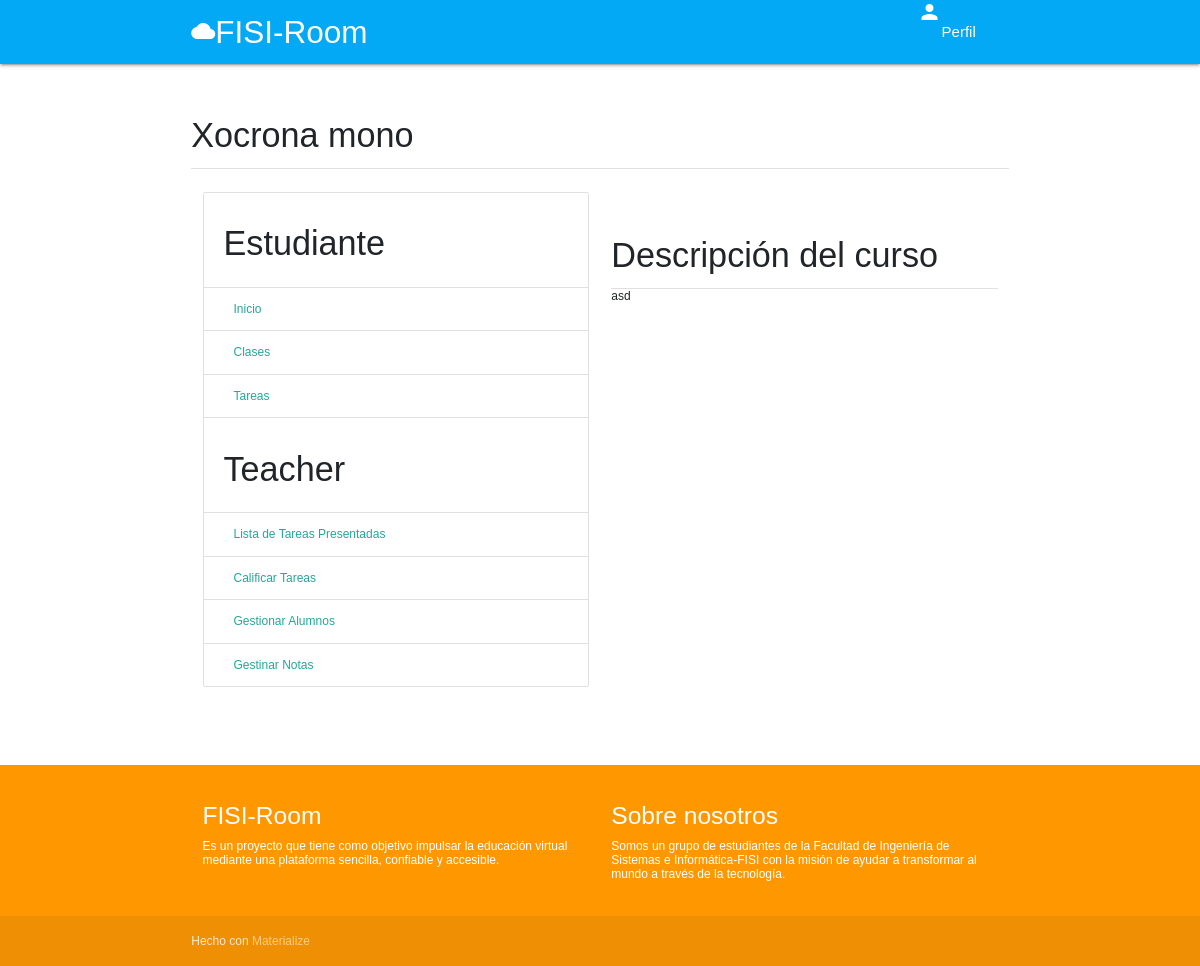
Page /course/dd9c6159526b46cd8478ceb63855804b/ (signed in) on the earlier database version.
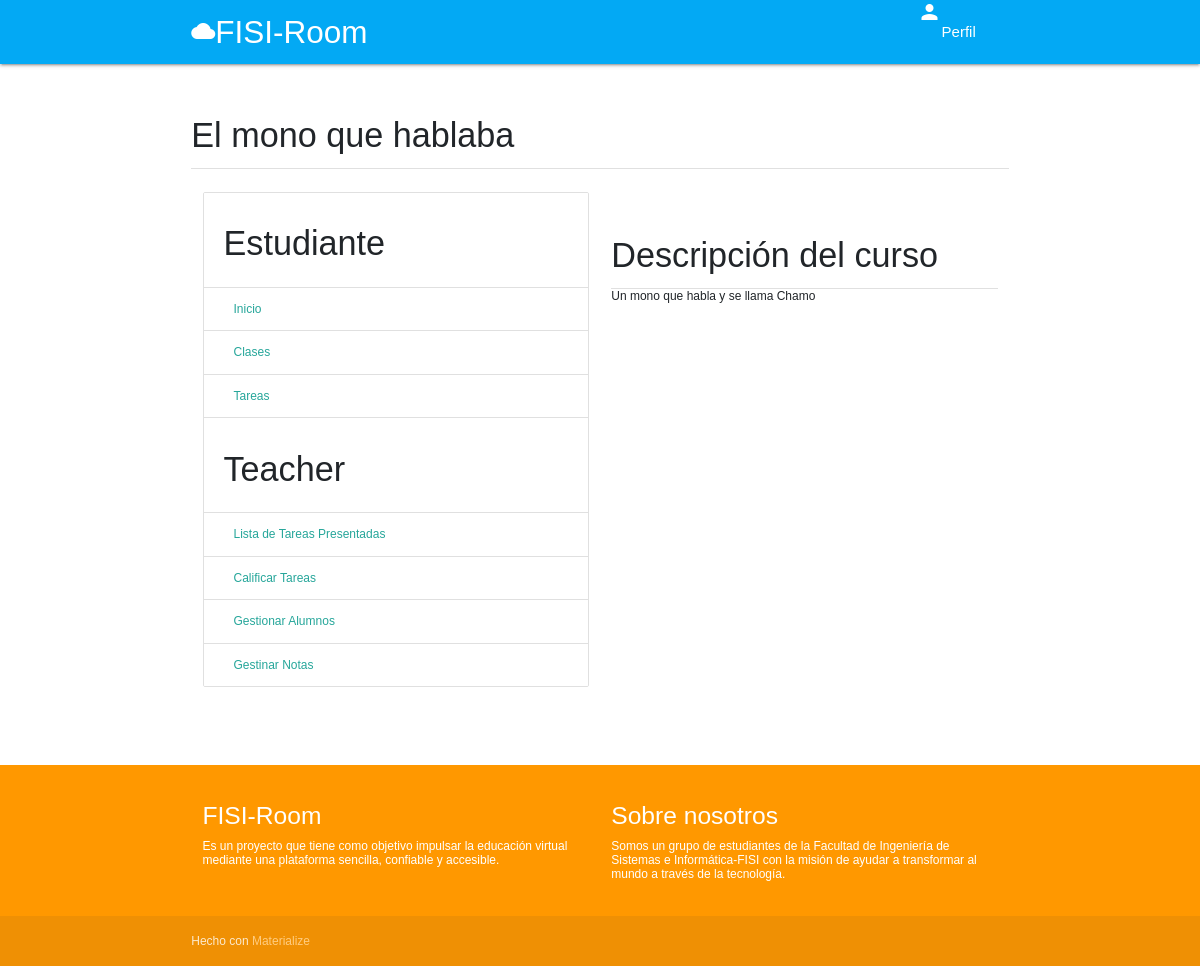
Same page on the later database version.
### classroom/models.py (models this page shows, shortened)
class Course(models.Model):
    id = models.UUIDField(primary_key=True, default=uuid.uuid4, editable=False)
    picture = models.ImageField(upload_to=user_directory_path)
    title = models.CharField(max_length=200)
    description = models.CharField(max_length=300)
    DAY_CHOICES = [
        ('LU', 'Lunes'),
        ('MA', 'Martes'),
        ('MI', 'Miércoles'),
        ('JU', 'Jueves'),
        ('VI', 'Viernes'),
        ('SA', 'Sábado'),
        ('DO', 'Domingo')
    ]
    day = models.CharField(
        max_length=2,
        choices=DAY_CHOICES,
        default='LU'
    )
    time_start = models.TimeField()
    time_end = models.TimeField()
    category = models.ForeignKey(Category, on_delete=models.CASCADE)
    syllabus = RichTextField()
    user = models.ForeignKey(User, on_delete=models.CASCADE, related_name='course_owner')
    enrolled = models.ManyToManyField(User)
    modules = models.ManyToManyField(Module)
    questions = models.ManyToManyField(Question)

### classroom/views.py (the view)
# urls.py: path('<course_id>/', course_detail, name='course'),
@login_required
def course_detail(request, course_id):
    user = request.user
    course = get_object_or_404(Course, id=course_id)
    teacher_mode = False
    if user == course.user:
        teacher_mode = True
    context = {
        'course': course,
        'teacher_mode': teacher_mode,
    }
    return render(request, 'classroom/course.html', context)

### authy/views.py (called while the page is built)
def side_nav_info(request):
	user = request.user
	nav_profile = None
	if user.is_authenticated:
		nav_profile = Profile.objects.get(user=user)
	return {'nav_profile': nav_profile}

### frontend/templates/classroom/course.html (shortened to what this page needs)
{% extends 'classroom/menucourse.html' %}
{% load static %}
{% block contenido %}
  <div class="section">
    <h4>Descripción del curso</h4>
    <div class="divider"></div>
    {{ course.syllabus | safe }}
  </div>
{% endblock %}

### frontend/templates/classroom/menucourse.html
{% extends 'base.html' %}
{% load static %}
{% block content %}
<div class="section">
	<h4>{{ course.title }}</h4>
	<div class="divider"></div>
</div>
<div class="row">
<div class="col s3">
      <ul class="collection with-header">
        <li class="collection-header"><h4>Estudiante</h4></li>
        <a href="{% url 'course' course.id %}" class="collection-item">Inicio</a>
        <a href="{% url 'modules' course.id %}" class="collection-item">Clases</a>
        <a href="#" class="collection-item">Tareas</a>
        <li class="collection-header"><h4>Teacher</h4></li>
        <a href="#" class="collection-item">Lista de Tareas Presentadas</a>
        <a href="#" class="collection-item">Calificar Tareas</a>
        <a href="{% url 'students' course.id %} " class="collection-item">Gestionar Alumnos</a>
        <a href="{% url 'students-grades' course.id %}" class="collection-item">Gestinar Notas</a>
      </ul>
</div>
<div class="col s9">
  <div class="section">
    {% block contenido %}
    {% endblock %}
  </div>
</div>
</div>
{% endblock %}

Differences in the rows shown:
changed Course: title "Xocrona mono" → "El mono que hablaba"; syllabus "asd" → "Un mono que habla y se llama Chamo"
